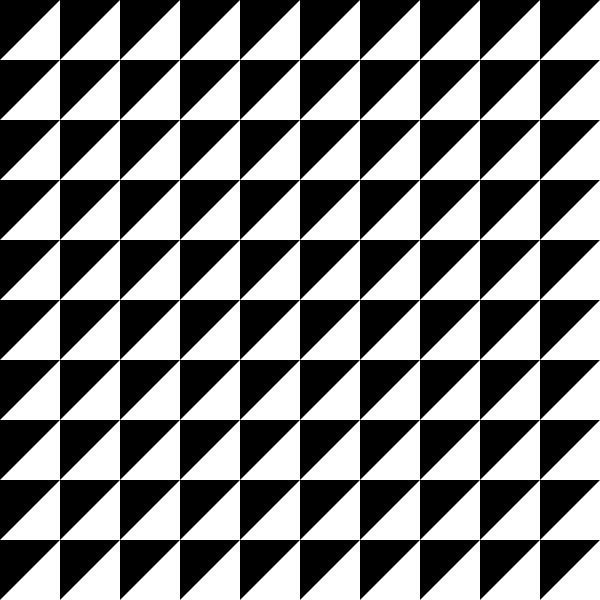
Frame 1 (no input)
Frame 60 (the mouse pressed at the canvas centre just before this capture): identical to frame 1, image omitted
Frame 120 (the mouse held since frame 60 and released just before this capture): identical to frame 1, image omitted

The Processing sketch that drew this single still picture (run headless with seeded random() and noise(); from frame 60 on, the mouse is pressed at the canvas centre):

// Processing sketch: processing_113489
// ── processing_113489.pde

void setup() {
  int Space = 60;

  size( 600, 600 );
  smooth();
  noStroke();
  fill(0);
  
  background( 255 );

  for (int xPos = 0; xPos <= height; xPos += 60) {
  for (int yPos = 0; yPos <= width; yPos += 60) {
  triangle(xPos, yPos + Space, xPos + Space, yPos, xPos, yPos);
    }
  }

}

void draw() {

}
